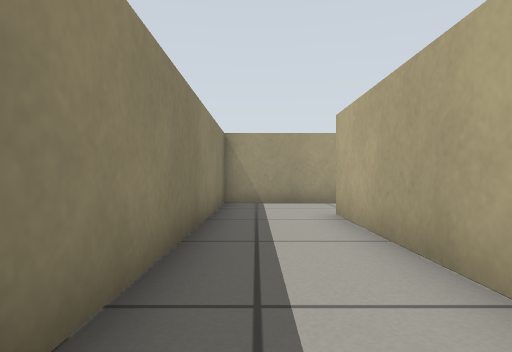
view 1 (above)

12 first-person views from a walk through a Gazebo world. The camera is 0.39 m above the floor, looks level and sees 75° across. The floor is counted in squares, 0.5 m on a side. Each view is taken from the middle of a square. On the plan, view 1 faces up. The plan holds only what a view shows up to about 11 squares ahead; the rest is blank.

view 2
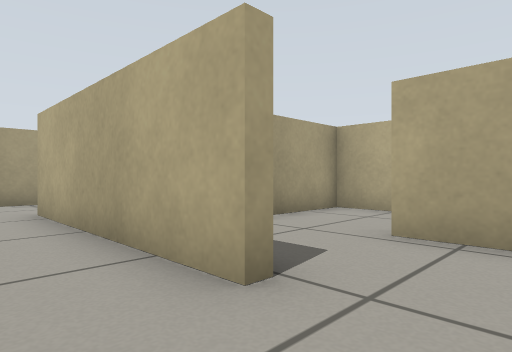

view 3
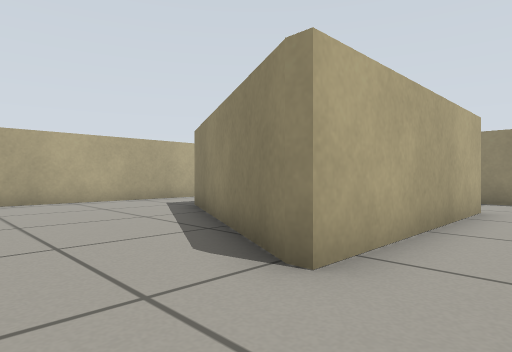

view 4
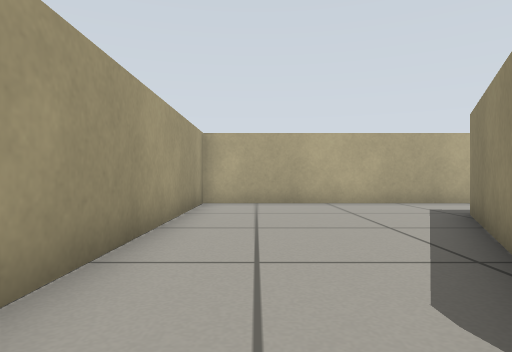

view 5
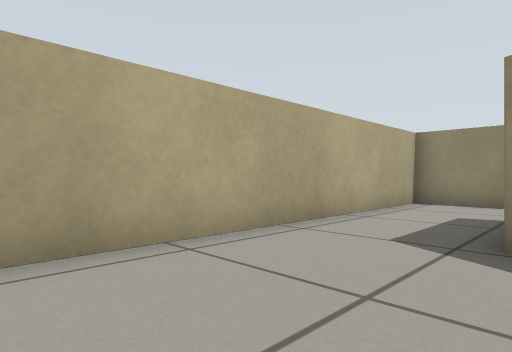

view 6
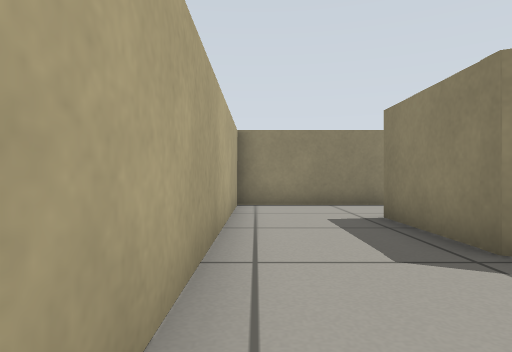

view 7
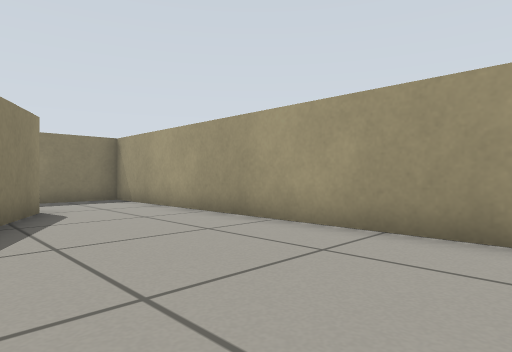

view 8
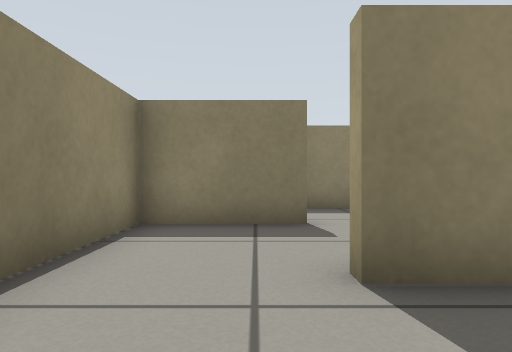

view 9
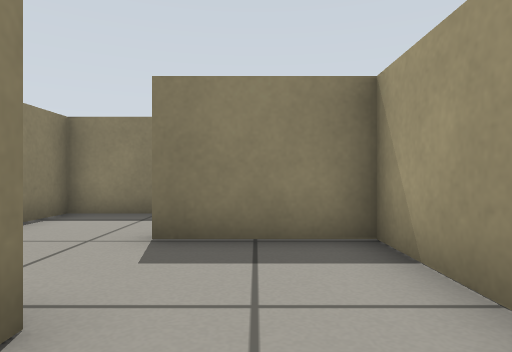

view 10
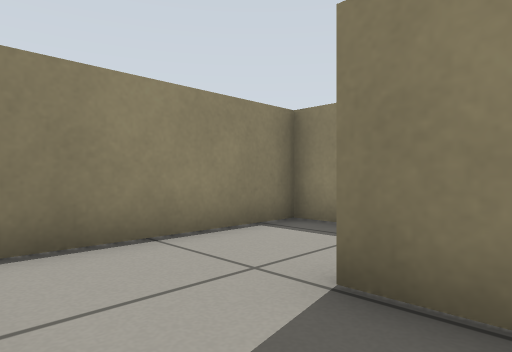

view 11
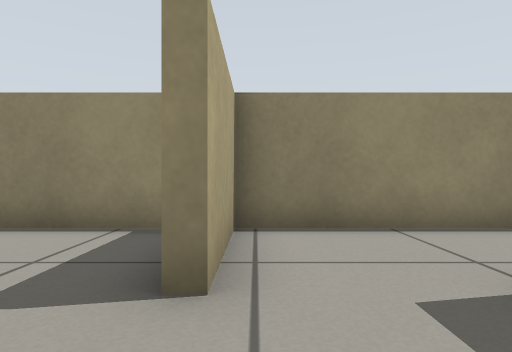

view 12
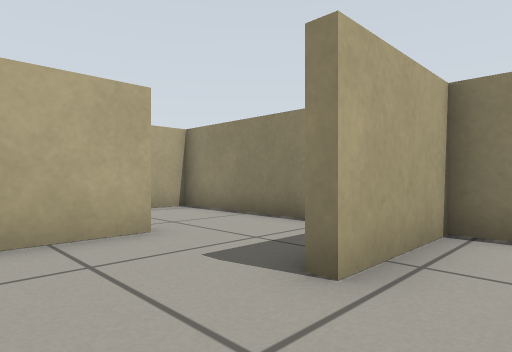

### Floor plan
Ten units are one square. View 1 is at (0, 0); x grows to the right and y downward. Boxes are objects, and circles mark ways between rooms. Rooms are numbered by the first view taken in them; rooms with no view inside come last. Other rooms are left out.
<svg viewBox="-14 -100 124 124">
<path fill="none" stroke="#000" d="M19 -7 16 -7 16 -67 19 -67 76 -38 76 -7M66 19 105 19 105 -95 -9 -95 -9 19 26 19M46 -9 46 19 66 19M73 -8 73 -35 19 -35 19 -7M26 19 43 19 43 -9"/>
<circle cx="20" cy="5" r="3" fill="#2a7"/>
<circle cx="70" cy="5" r="3" fill="#2a7"/>
<text x="60" y="-50">1</text>
<text x="50" y="-10">2</text>
</svg>
Room 1 opens to room 2.

Where each view was taken, in squares from view 1:
view 1: 0 up, 0 right, facing up
view 2: 1 down, 0 right, facing up-right
view 3: 9 up, 0 right, facing down-right
view 4: 8 up, 1 right, facing right
view 5: 8 up, 7 right, facing down-right
view 6: 7 up, 10 right, facing down
view 7: 5 up, 10 right, facing up-left
view 8: 0 up, 10 right, facing left
view 9: 2 up, 6 right, facing left
view 10: 2 up, 4 right, facing down-left
view 11: 3 up, 4 right, facing down
view 12: 3 up, 3 right, facing down-right
